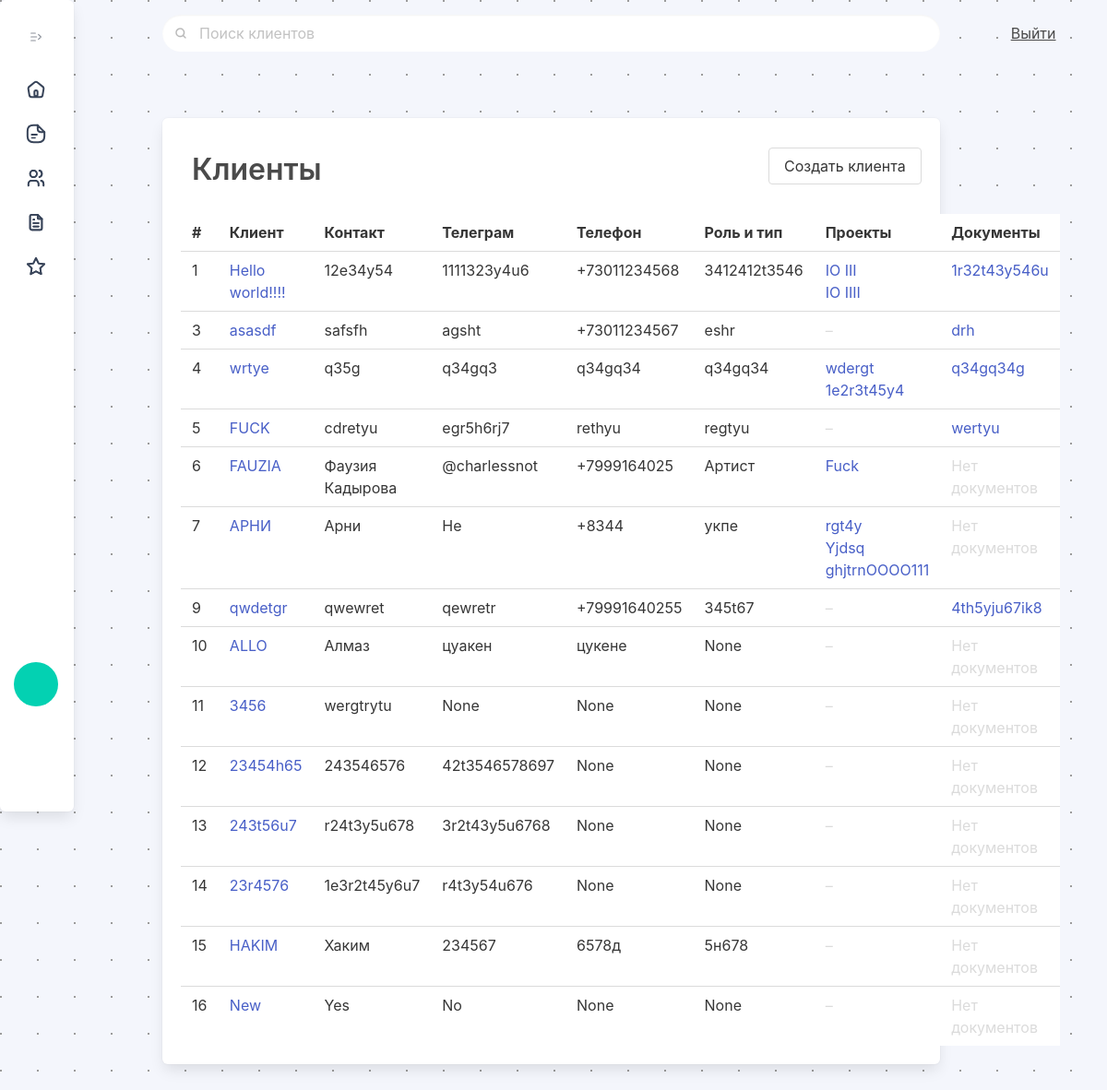
Screenshot of /clients/ (signed in) with the database file from the repository.
### ipmclients/models.py (models this page shows, shortened)
class Client(models.Model):
    client_name = models.CharField(max_length=512, unique = True)
    client_contact = models.CharField(max_length=512, null=True)
    client_telegram = models.CharField(max_length=64, null=True)
    client_phone = PhoneNumberField(null=True, region="RU")
    client_roletype = models.CharField(max_length=512, null=True)
    client_agreements = models.CharField(max_length=1024, null=True)
    client_active = models.BooleanField(default=True)
    client_created = models.DateTimeField(null=True, default=timezone.now)
    client_updated = models.DateTimeField(null=True)
    client_closed = models.DateTimeField(null=True)
    def get_absolute_url(self):
        return reverse("client_view", kwargs={'pk': self.pk})
    class Meta:
        ordering = ["id"]
        verbose_name = "client"
        verbose_name_plural = "clients"
    pass

### ipmalpha/models.py (models this page shows, shortened)
class Project(models.Model):
    project_name = models.CharField(max_length=512, unique = True)
    project_created = models.DateTimeField(null=True, default=timezone.now)
    project_finished = models.DateTimeField(null=True)
    project_status = models.ForeignKey(Status, on_delete=models.CASCADE, null=True, default="Draft")
    project_client = models.ForeignKey(Client, on_delete=models.CASCADE, null=True, related_name='project')
    project_product = models.CharField(max_length=512)
    project_sum = models.IntegerField(default=0)
    project_updated = models.DateTimeField(null=True)
    def get_absolute_url(self):
        return reverse("project_view", kwargs={'pk': self.pk})
    class Meta:
        ordering = ["pk"]
        verbose_name = "project"
        verbose_name_plural = "projects"
    pass

### ipmclients/views.py (the view, shortened to what this page needs)
# urls.py: path('clients/', clients, name="clients"),
@login_required(login_url="/signin")
def clients(request):
    all_projects = Project.objects.all()
    all_clients = Client.objects.all()
    if request.method == 'POST':
        clientform = AddClientForm(request.POST)
        if clientform.is_valid():
                messages.add_message(request, messages.INFO, "Клиент был добавлен в базу.")
                try:
                    instance = clientform.save()
                    return redirect('clients')
                except:
                    clientform.add_error(None, "Error")
                    clientform = AddClientForm()
    else:
        clientform = AddClientForm()
    clientfilterform = FilterClientForm
    search_result = request.GET.get('search')
    return render(request, 'clients.html', {'clients': all_clients, 'clientform': clientform, 'all_projects': all_projects, 'clientfilterform': clientfilterform, 'search_result': search_result})

### templates/clients.html (shortened to what this page needs)
{% extends 'main/index.html' %}
{% load static %}
{% block content %}
<div class="column is-11 py-6 px-6">
  <div class="box has-background-white">
    <h1 class="is-size-3 pl-3 has-text-weight-semibold pt-3 pb-5">Клиенты<button
        class="button is-pulled-right modalProjectsFormButton ml-4 is-relative" data-target="modalProjectsForm">Создать
        клиента</button></h1>
    <table class="table is-hoverable is-fullwidth">
      <tr>
        <th>#
        </th>
        <th>Клиент
        </th>
        <th>Контакт
        </th>
        <th>Телеграм
        </th>
        <th>Телефон
        </th>
        <th>Роль и тип
        </th>
        <th>Проекты
        </th>
        <th>Документы
        </th>
      </tr>
      {% for client in clients %}
      <tr>
        <td> {{client.id}}
        </td>
        <td><a href="{{client.get_absolute_url}}"> {{client.client_name}} </a>
        </td>
        <td>{{client.client_contact}}
        </td>
        <td>{{client.client_telegram}}
        </td>
        <td>{{client.client_phone}}
        </td>
        <td>{{client.client_roletype}}
        </td>
        <td>{% if client.project.all %}
          {%for project in client.project.all%}
          <a href="{{project.get_absolute_url}}">{{project.project_name}} </a><br />
          {%endfor%}
          {% else %}
          <p class="has-text-grey-lighter">– </p>
          {% endif %}
        </td>
        <td><a {%if client.client_agreements %}href="{{client.client_agreements}}" {% else %}
            class="has-text-grey-lighter" {% endif %}>{% if client.client_agreements %} {{client.client_agreements}}
            {% else %} Нет документов {% endif %}</a>
        </td>
      </tr>
      {% endfor %}
    </table>
  </div>
</div>
<div class="column is-1">
</div>
{% endblock %}

### static/css/styles.css (style rules this page uses)
html { background: #F4F6FC; background-image: radial-gradient(#9B9B9B 1px, transparent 0); background-size: 40px 40px; background-position: -19px -19px; }
.input { border: 0px; }

### rows the page displays
Client: id "1", client_name "Hello world!!!!", client_contact "12e34y54", client_telegram "1111323y4u6", client_phone "+73011234568", client_roletype "3412412t3546", client_agreements "1r32t43y546u"
Project: project_name "IO III"
Project: project_name "IO IIII"
Client: id "3", client_name "asasdf", client_contact "safsfh", client_telegram "agsht", client_phone "+73011234567", client_roletype "eshr", client_agreements "drh"
Client: id "4", client_name "wrtye", client_contact "q35g", client_telegram "q34gq3", client_phone "q34gq34", client_roletype "q34gq34", client_agreements "q34gq34g"
Project: project_name "wdergt"
Project: project_name "1e2r3t45y4"
Client: id "5", client_name "FUCK", client_contact "cdretyu", client_telegram "egr5h6rj7", client_phone "rethyu", client_roletype "regtyu", client_agreements "wertyu"
Client: id "6", client_name "FAUZIA", client_contact "Фаузия Кадырова", client_telegram "@charlessnot", client_phone "+7999164025", client_roletype "Артист", shows "Нет документов"
Project: project_name "Fuck"
Client: id "7", client_name "АРНИ", client_contact "Арни", client_telegram "Не", client_phone "+8344", client_roletype "укпе", shows "Нет документов"
Project: project_name "rgt4y"
Project: project_name "Yjdsq ghjtrnOOOO111"
Client: id "9", client_name "qwdetgr", client_contact "qwewret", client_telegram "qewretr", client_phone "+79991640255", client_roletype "345t67", client_agreements "4th5yju67ik8"
Client: id "10", client_name "ALLO", client_contact "Алмаз", client_telegram "цуакен", client_phone "цукене", client_roletype "None", shows "Нет документов"
Client: id "11", client_name "3456", client_contact "wergtrytu", client_telegram "None", client_phone "None", client_roletype "None", shows "Нет документов"
Client: id "12", client_name "23454h65", client_contact "243546576", client_telegram "42t3546578697", client_phone "None", client_roletype "None", shows "Нет документов"
Client: id "13", client_name "243t56u7", client_contact "r24t3y5u678", client_telegram "3r2t43y5u6768", client_phone "None", client_roletype "None", shows "Нет документов"
Client: id "14", client_name "23r4576", client_contact "1e3r2t45y6u7", client_telegram "r4t3y54u676", client_phone "None", client_roletype "None", shows "Нет документов"
Client: id "15", client_name "HAKIM", client_contact "Хаким", client_telegram "234567", client_phone "6578д", client_roletype "5н678", shows "Нет документов"
Client: id "16", client_name "New", client_contact "Yes", client_telegram "No", client_phone "None", client_roletype "None", shows "Нет документов"
